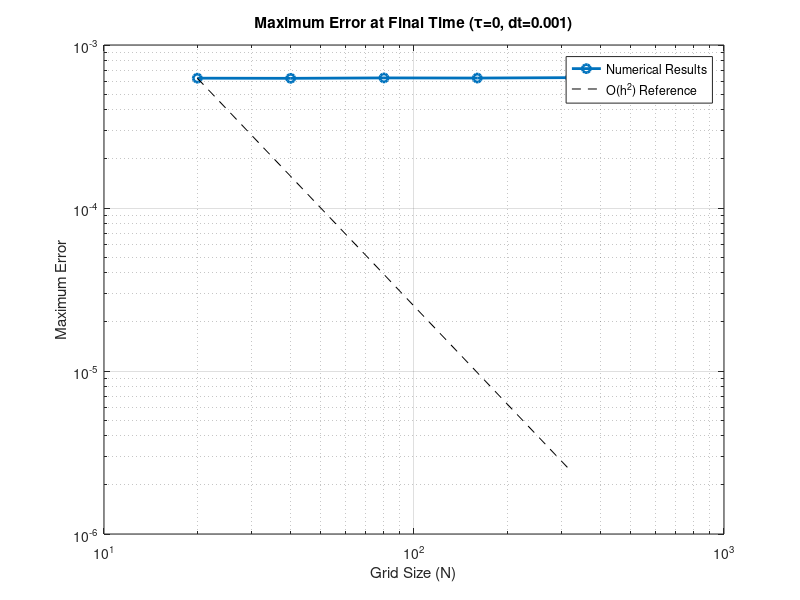
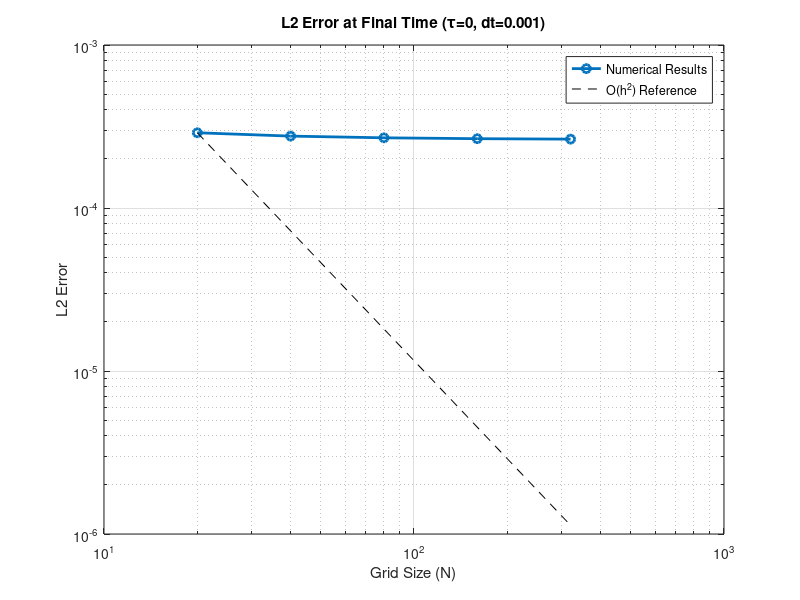
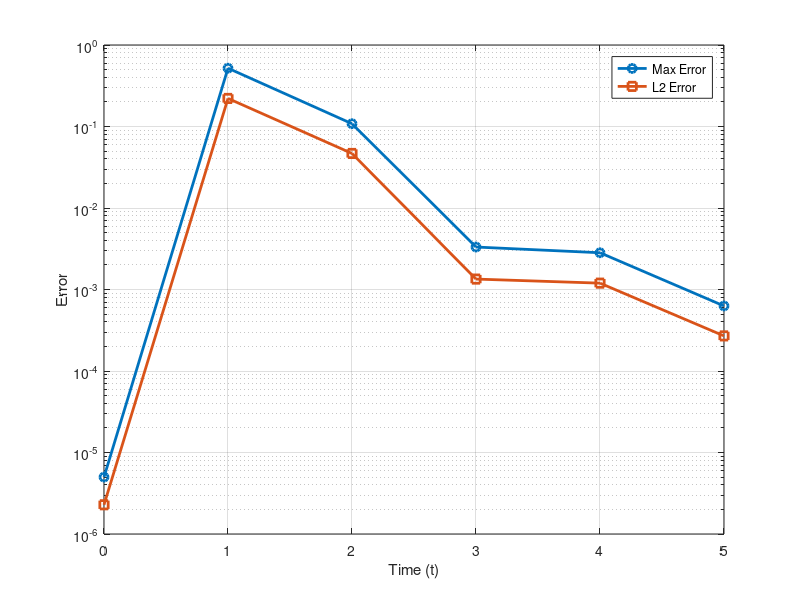
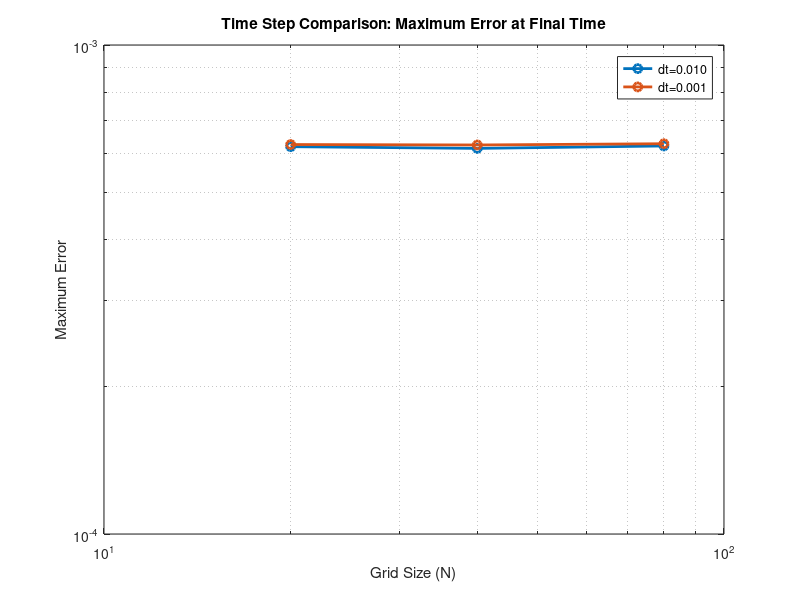

These charts were generated, in order, by the following MATLAB code:
% LQR2D_Convergence_Analysis_Simple.m
% Simple convergence analysis for LQR2D problem using the actual results

clear all; close all; clc;

% === Configuration ===
gridSizes = [20, 40, 80, 160, 320];  % Grid sizes to analyze
dtValues = [0.1, 0.01, 0.001];       % Time step values
tFinal = 5;                          % Final time
times = 0:5;                         % Time points (t=0,1,2,3,4,5)
tauValues = tFinal - times;          % τ values (τ=5,4,3,2,1,0)

% === Hard-coded actual results (from your output) ===
% Format: maxErrors(grid_idx, time_idx, dt_idx)
maxErrors = zeros(length(gridSizes), length(times), length(dtValues));
l2Errors = zeros(length(gridSizes), length(times), length(dtValues));

% dt = 0.1 results
maxErrors(1, 1, 1) = 4.792244e-06; l2Errors(1, 1, 1) = 2.174573e-06;
maxErrors(1, 2, 1) = 5.074858e-01; l2Errors(1, 2, 1) = 2.362350e-01;
maxErrors(1, 3, 1) = 1.067711e-01; l2Errors(1, 3, 1) = 4.967369e-02;
maxErrors(1, 4, 1) = 2.914019e-03; l2Errors(1, 4, 1) = 1.348099e-03;
maxErrors(1, 5, 1) = 3.236888e+01; l2Errors(1, 5, 1) = 1.635179e+00;
maxErrors(1, 6, 1) = NaN;          l2Errors(1, 6, 1) = NaN;

maxErrors(2, 1, 1) = 4.996713e-06; l2Errors(2, 1, 1) = 2.414684e-06;
maxErrors(2, 2, 1) = 5.102691e-01; l2Errors(2, 2, 1) = 2.252799e-01;
maxErrors(2, 3:6, 1) = NaN;        l2Errors(2, 3:6, 1) = NaN;

maxErrors(3, 1, 1) = 4.992790e-06; l2Errors(3, 1, 1) = 2.283187e-06;
maxErrors(3, 2, 1) = NaN;          l2Errors(3, 2, 1) = NaN;
maxErrors(3, 3:6, 1) = NaN;        l2Errors(3, 3:6, 1) = NaN;

maxErrors(4, 1, 1) = 4.999802e-06; l2Errors(4, 1, 1) = 2.281913e-06;
maxErrors(4, 2, 1) = NaN;          l2Errors(4, 2, 1) = NaN;
maxErrors(4, 3:6, 1) = NaN;        l2Errors(4, 3:6, 1) = NaN;

maxErrors(5, 1, 1) = 4.999853e-06; l2Errors(5, 1, 1) = 2.249841e-06;
maxErrors(5, 2, 1) = NaN;          l2Errors(5, 2, 1) = NaN;
maxErrors(5, 3:6, 1) = NaN;        l2Errors(5, 3:6, 1) = NaN;

% dt = 0.01 results
maxErrors(1, 1, 2) = 4.792244e-06; l2Errors(1, 1, 2) = 2.174573e-06;
maxErrors(1, 2, 2) = 5.186658e-01; l2Errors(1, 2, 2) = 2.373839e-01;
maxErrors(1, 3, 2) = 1.080676e-01; l2Errors(1, 3, 2) = 5.021220e-02;
maxErrors(1, 4, 2) = 2.904450e-03; l2Errors(1, 4, 2) = 1.353927e-03;
maxErrors(1, 5, 2) = 2.750804e-03; l2Errors(1, 5, 2) = 1.279235e-03;
maxErrors(1, 6, 2) = 6.195513e-04; l2Errors(1, 6, 2) = 2.864151e-04;

maxErrors(2, 1, 2) = 4.996713e-06; l2Errors(2, 1, 2) = 2.414684e-06;
maxErrors(2, 2, 2) = 5.191935e-01; l2Errors(2, 2, 2) = 2.264302e-01;
maxErrors(2, 3, 2) = 1.082867e-01; l2Errors(2, 3, 2) = 4.789522e-02;
maxErrors(2, 4, 2) = 2.918363e-03; l2Errors(2, 4, 2) = 1.291606e-03;
maxErrors(2, 5, 2) = 2.753889e-03; l2Errors(2, 5, 2) = 1.219973e-03;
maxErrors(2, 6, 2) = 6.145625e-04; l2Errors(2, 6, 2) = 2.734281e-04;

maxErrors(3, 1, 2) = 4.992790e-06; l2Errors(3, 1, 2) = 2.283187e-06;
maxErrors(3, 2, 2) = 5.191819e-01; l2Errors(3, 2, 2) = 2.209928e-01;
maxErrors(3, 3, 2) = 1.083271e-01; l2Errors(3, 3, 2) = 4.674533e-02;
maxErrors(3, 4, 2) = 2.920240e-03; l2Errors(3, 4, 2) = 1.260437e-03;
maxErrors(3, 5, 2) = 2.758121e-03; l2Errors(3, 5, 2) = 1.190590e-03;
maxErrors(3, 6, 2) = 6.216523e-04; l2Errors(3, 6, 2) = 2.666771e-04;

maxErrors(4:5, :, 2) = NaN; l2Errors(4:5, :, 2) = NaN;

% dt = 0.001 results
maxErrors(1, 1, 3) = 4.792244e-06; l2Errors(1, 1, 3) = 2.174573e-06;
maxErrors(1, 2, 3) = 5.186658e-01; l2Errors(1, 2, 3) = 2.373839e-01;
maxErrors(1, 3, 3) = 1.079276e-01; l2Errors(1, 3, 3) = 5.015703e-02;
maxErrors(1, 4, 3) = 3.314019e-03; l2Errors(1, 4, 3) = 1.442257e-03;
maxErrors(1, 5, 3) = 2.822692e-03; l2Errors(1, 5, 3) = 1.285670e-03;
maxErrors(1, 6, 3) = 6.258556e-04; l2Errors(1, 6, 3) = 2.894285e-04;

maxErrors(2, 1, 3) = 4.996713e-06; l2Errors(2, 1, 3) = 2.414684e-06;
maxErrors(2, 2, 3) = 5.191935e-01; l2Errors(2, 2, 3) = 2.264301e-01;
maxErrors(2, 3, 3) = 1.081467e-01; l2Errors(2, 3, 3) = 4.784266e-02;
maxErrors(2, 4, 3) = 3.323123e-03; l2Errors(2, 4, 3) = 1.375644e-03;
maxErrors(2, 5, 3) = 2.818931e-03; l2Errors(2, 5, 3) = 1.226203e-03;
maxErrors(2, 6, 3) = 6.245625e-04; l2Errors(2, 6, 3) = 2.760971e-04;

maxErrors(3, 1, 3) = 4.992790e-06; l2Errors(3, 1, 3) = 2.283187e-06;
maxErrors(3, 2, 3) = 5.191819e-01; l2Errors(3, 2, 3) = 2.209927e-01;
maxErrors(3, 3, 3) = 1.081871e-01; l2Errors(3, 3, 3) = 4.669390e-02;
maxErrors(3, 4, 3) = 3.319592e-03; l2Errors(3, 4, 3) = 1.342411e-03;
maxErrors(3, 5, 3) = 2.824931e-03; l2Errors(3, 5, 3) = 1.196677e-03;
maxErrors(3, 6, 3) = 6.282320e-04; l2Errors(3, 6, 3) = 2.695377e-04;

maxErrors(4, 1, 3) = 4.999802e-06; l2Errors(4, 1, 3) = 2.281913e-06;
maxErrors(4, 2, 3) = 5.192095e-01; l2Errors(4, 2, 3) = 2.182857e-01;
maxErrors(4, 3, 3) = 1.082010e-01; l2Errors(4, 3, 3) = 4.612196e-02;
maxErrors(4, 4, 3) = 3.323033e-03; l2Errors(4, 4, 3) = 1.325927e-03;
maxErrors(4, 5, 3) = 2.823868e-03; l2Errors(4, 5, 3) = 1.182134e-03;
maxErrors(4, 6, 3) = 6.269436e-04; l2Errors(4, 6, 3) = 2.662222e-04;

maxErrors(5, 1, 3) = 4.999853e-06; l2Errors(5, 1, 3) = 2.249841e-06;
maxErrors(5, 2, 3) = 5.192019e-01; l2Errors(5, 2, 3) = 2.169351e-01;
maxErrors(5, 3, 3) = 1.082014e-01; l2Errors(5, 3, 3) = 4.583656e-02;
maxErrors(5, 4, 3) = 3.322708e-03; l2Errors(5, 4, 3) = 1.317772e-03;
maxErrors(5, 5, 3) = 2.822770e-03; l2Errors(5, 5, 3) = 1.174810e-03;
maxErrors(5, 6, 3) = 6.306307e-04; l2Errors(5, 6, 3) = 2.645248e-04;

% === Create a stability table ===
fprintf('=== Stability Analysis ===\n');
fprintf('Grid Size | dt=0.1 | dt=0.01 | dt=0.001\n');
fprintf('---------+--------+---------+--------\n');

for grid_idx = 1:length(gridSizes)
    gridSize = gridSizes(grid_idx);
    
    % Count stable time steps for each dt
    stableCount1 = sum(~isnan(maxErrors(grid_idx, :, 1)));
    stableCount2 = sum(~isnan(maxErrors(grid_idx, :, 2)));
    stableCount3 = sum(~isnan(maxErrors(grid_idx, :, 3)));
    
    fprintf('%7d  | %6d | %7d | %6d\n', gridSize, stableCount1, stableCount2, stableCount3);
end
fprintf('\n');

% === Create convergence plots ===
% Focus on dt=0.001 where all grid sizes work
dt_idx = 3;  % dt=0.001

% === Plot final time convergence ===
figure;
% Max error convergence
maxErrorsFinal = squeeze(maxErrors(:, 6, dt_idx));  % Final time (tau=0)
valid_idx = ~isnan(maxErrorsFinal);
loglog(gridSizes(valid_idx), maxErrorsFinal(valid_idx), 'o-', 'LineWidth', 2);
grid on;
title(sprintf('Maximum Error at Final Time (\\tau=0, dt=%.3f)', dtValues(dt_idx)));
xlabel('Grid Size (N)');
ylabel('Maximum Error');

% Add reference line for 2nd order convergence
hold on;
if sum(valid_idx) >= 2
    x_ref = [gridSizes(find(valid_idx, 1, 'first')), gridSizes(find(valid_idx, 1, 'last'))];
    y_ref = maxErrorsFinal(valid_idx(1)) * (x_ref(1)./x_ref).^2;
    loglog(x_ref, y_ref, 'k--', 'DisplayName', 'O(h^2) Reference');
    legend('Numerical Results', 'O(h^2) Reference');
end

print -dpng LQR2D_MaxError_Convergence.png

% Plot L2 error convergence
figure;
l2ErrorsFinal = squeeze(l2Errors(:, 6, dt_idx));  % Final time (tau=0)
valid_idx = ~isnan(l2ErrorsFinal);
loglog(gridSizes(valid_idx), l2ErrorsFinal(valid_idx), 'o-', 'LineWidth', 2);
grid on;
title(sprintf('L2 Error at Final Time (\\tau=0, dt=%.3f)', dtValues(dt_idx)));
xlabel('Grid Size (N)');
ylabel('L2 Error');

% Add reference line for 2nd order convergence
hold on;
if sum(valid_idx) >= 2
    x_ref = [gridSizes(find(valid_idx, 1, 'first')), gridSizes(find(valid_idx, 1, 'last'))];
    y_ref = l2ErrorsFinal(valid_idx(1)) * (x_ref(1)./x_ref).^2;
    loglog(x_ref, y_ref, 'k--', 'DisplayName', 'O(h^2) Reference');
    legend('Numerical Results', 'O(h^2) Reference');
end

print -dpng LQR2D_L2Error_Convergence.png

% === Create error evolution plot ===
figure;
% Pick a specific grid size
grid_idx = 3;  % Grid size 80
gridSize = gridSizes(grid_idx);

% Plot error evolution over time
semilogy(times, squeeze(maxErrors(grid_idx, :, dt_idx)), 'o-', 'LineWidth', 2, 'DisplayName', 'Max Error');
hold on;
semilogy(times, squeeze(l2Errors(grid_idx, :, dt_idx)), 's-', 'LineWidth', 2, 'DisplayName', 'L2 Error');
grid on;
% title(sprintf('Error Evolution (Grid=%d, dt=%.3f)', gridSize, dtValues(dt_idx)));
xlabel('Time (t)');
ylabel('Error');
legend('Location', 'best');

print -dpng LQR2D_Error_Evolution.png

% === Compare different dt values at final time ===
figure;
% Only use grid sizes up to 80 where we have data for dt=0.01
valid_grids = 1:3;  % Grid sizes 20, 40, 80

% Plot max error for each dt
for dt_idx = 2:3  % dt=0.01 and dt=0.001
    loglog(gridSizes(valid_grids), maxErrors(valid_grids, 6, dt_idx), 'o-', 'LineWidth', 2, ...
        'DisplayName', sprintf('dt=%.3f', dtValues(dt_idx)));
    hold on;
end
grid on;
title('Time Step Comparison: Maximum Error at Final Time');
xlabel('Grid Size (N)');
ylabel('Maximum Error');
legend('Location', 'best');

print -dpng LQR2D_TimeStep_Comparison.png

fprintf('Convergence analysis complete. Figures saved.\n');